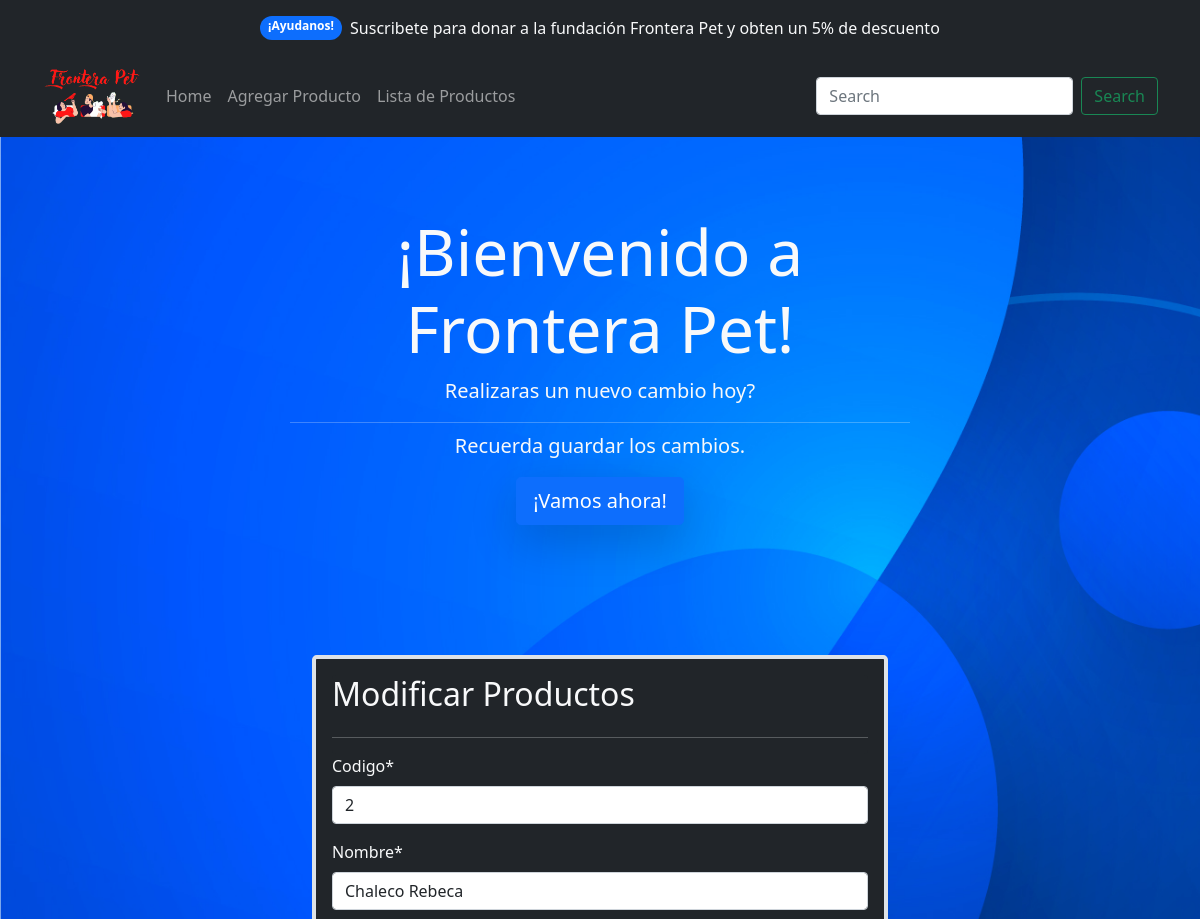
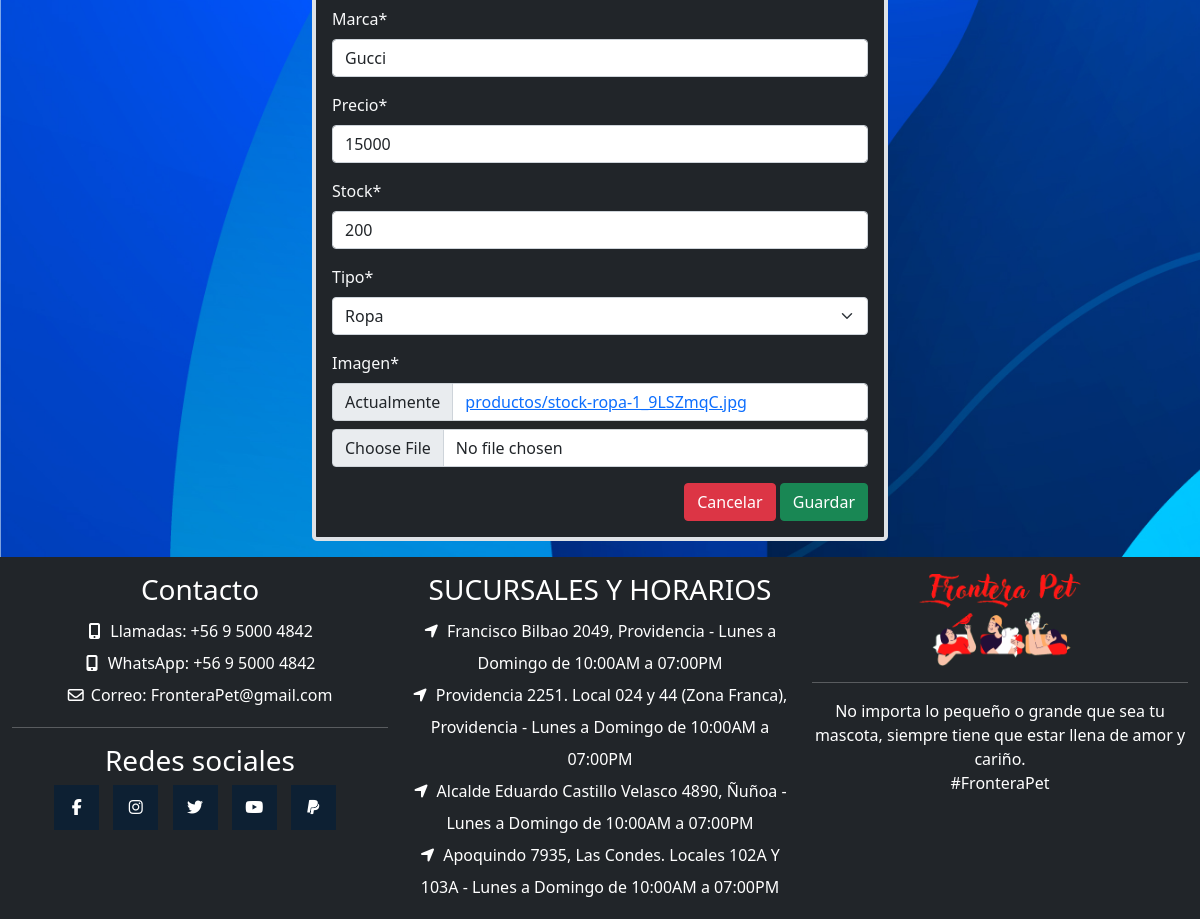
Before: /modificarProducto/2/ with the older database file (2 pictures, top to bottom).
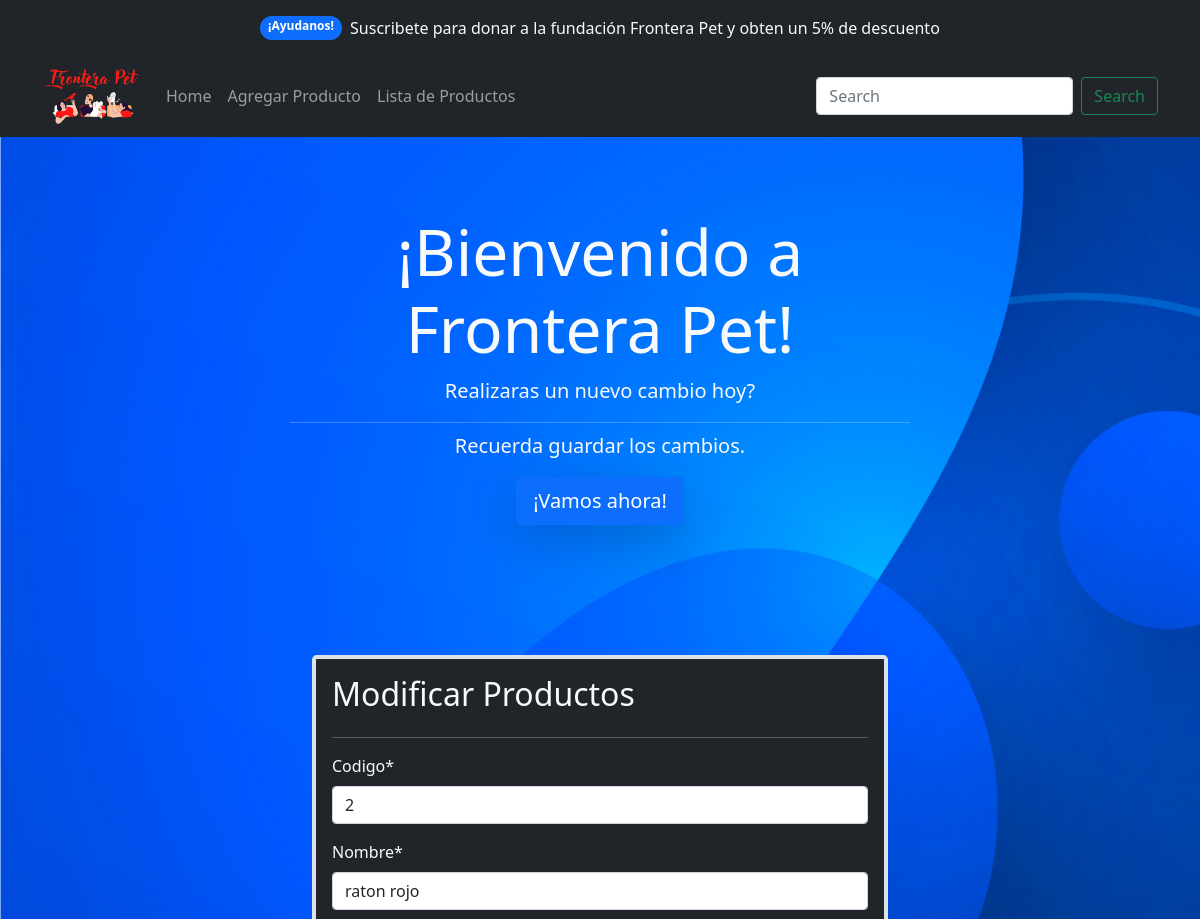
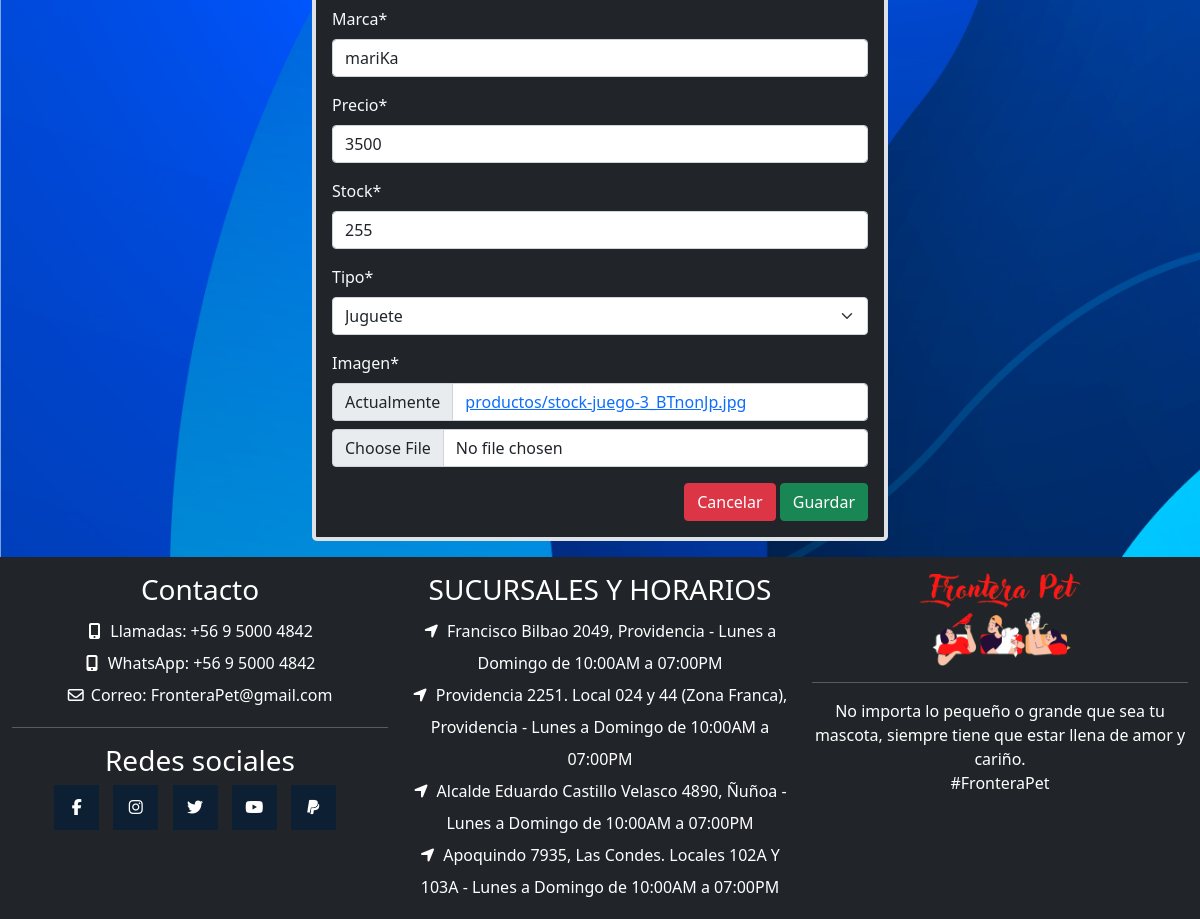
After: the same page with the newer database file (2 pictures, top to bottom).
### app/models.py (models this page shows, shortened)
class Producto(models.Model):
    codigo = models.IntegerField(null=False,primary_key=True)
    nombre = models.CharField(max_length=60)
    marca = models.CharField(max_length=60)
    precio = models.IntegerField()
    stock = models.IntegerField()
    tipo = models.ForeignKey(TipoProducto, on_delete=models.CASCADE)
    imagen = models.ImageField(upload_to="productos", null=True)
    created_at = models.DateField(auto_now_add=True)
    update_at = models.DateField(auto_now=True)
    class Meta:
        db_table = 'db_Producto'

class TipoProducto(models.Model):
    tipo = models.CharField(max_length=60)
    def __str__(self):
        return self.tipo
    class Meta:
        db_table = 'db_tipo_Producto'

### app/views.py (the view)
# urls.py: path('modificarProducto/<codigo>/', modificarProducto, name='modificarProducto'),
def modificarProducto(request, codigo):
    producto = Producto.objects.get(codigo=codigo)
    datos = {
        'form' : ProductoForm(instance=producto)
    }
    if request.method == 'POST':
        formulario = ProductoForm(request.POST, files=request.FILES, instance=producto)
        if formulario.is_valid():
            formulario.save()
            datos['mensaje'] = "Producto modificado correctamente!"
            datos['form'] = formulario
    return render(request, 'app/productos/modificarProducto.html', datos)

### app/forms.py
class ProductoForm (forms.ModelForm):
    nombre = forms.CharField(min_length=10,max_length=20)
    precio = forms.IntegerField(min_value=400)
    class Meta:
        model = Producto
        fields = '__all__'

### app/templates/app/productos/modificarProducto.html (shortened to what this page needs)
{% extends 'app/base_admin.html' %}
{% load static %}
{% load crispy_forms_tags %}
{% block contenido %}
<div class="container-fluid">
    <div class="row">
        <div class="col-lg-12 mt-3 mb-3">
            <div class="row">
                <div class="col-12 col-md-6 offset-md-3">
                    <div class="card bg-dark text-light border border-4 rounded-3">
                        <div class="card-body">
                            <form action="" method="POST" enctype="multipart/form-data">
                                <div class="card bg-dark text-light" style="border: none;">
                                    <h2>Modificar Productos</h2>
                                    <hr>
                                    </div>
                                <table>
                                    {{ form | crispy }}
                                </table>
                                <div class="d-flex justify-content-end">
                                    <input type="reset" value="Cancelar" class="btn btn-danger">
                                    <input type="submit" value="Guardar" class="btn btn-success">
                                </div>
                            </form>
                        </div>
                    </div>
                </div>
            </div>
        </div>
    </div>
</div>
{% endblock %}

Changed rows visible on the page:
changed Producto id 2: nombre "Chaleco Rebeca" → "raton rojo"; marca "Gucci" → "mariKa"; precio "15000" → "3500"; stock "200" → "255"
computed for TipoProducto: tipo "Ropa" → "Juguete"
Other visible differences:
text no longer shown: "Codigo * Nombre * Marca * Precio * Stock * Tipo * Imagen * Actualmente productos/stock-ropa-1_9LSZmqC.jpg"
text now shown: "Codigo * Nombre * Marca * Precio * Stock * Tipo * Imagen * Actualmente productos/stock-juego-3_BTnonJp.jpg"
